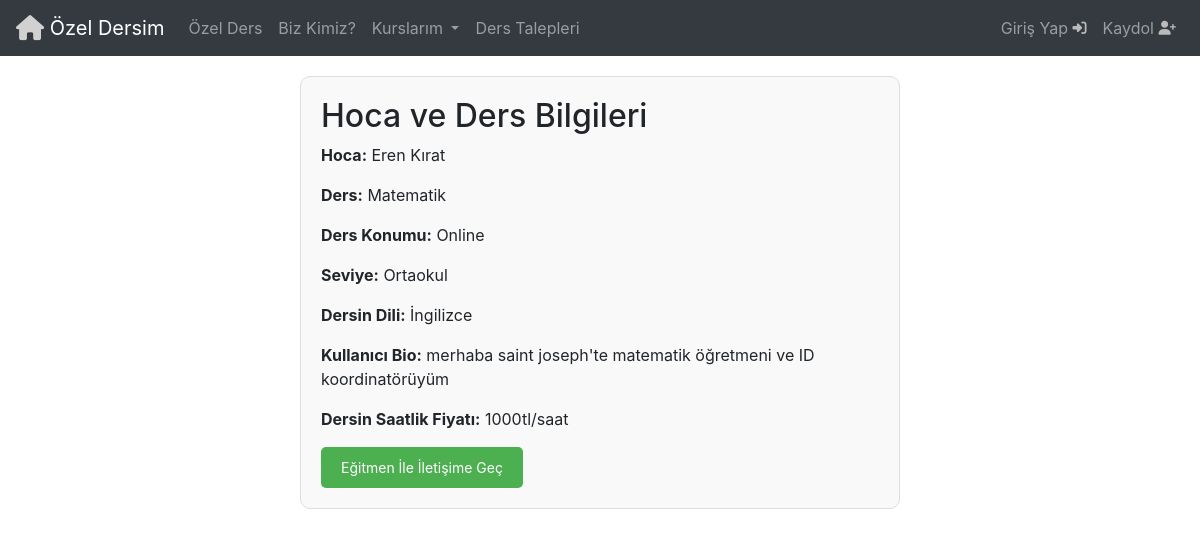
Screenshot of /hoca_detay/15 with the database file from the repository.
### Base/models.py (models this page shows, shortened)
class VerilenDersler(models.Model):
  seviye = [
    ('İlkokul', 'İlkokul'),
    ('Ortaokul', 'Ortaokul'),
    ('Lise', 'Lise'),
    ('Universite', 'Üniversite'),
    ('Yukseklisans','Yüksek Lisans'),
  ]
  ders = models.ForeignKey(Ders, on_delete=models.CASCADE)
  saatlik_ucret = models.IntegerField(validators=[MinValueValidator(0)])
  egitmen = models.ForeignKey(User, on_delete=models.CASCADE)
  ders_dili = models.ForeignKey(Dil, on_delete=models.CASCADE)
  sehir = models.ForeignKey(Sehir, on_delete=models.CASCADE)
  ders_seviyesi = models.CharField(max_length=50, choices=seviye)

class Ders(models.Model):
  ders = models.CharField(max_length=50)
  def __str__(self) :
    return self.ders

class Sehir(models.Model):
  sehir = models.CharField(max_length=50)
  def __str__(self):
    return self.sehir

class Dil(models.Model):
  dil = models.CharField(max_length=50)
  def __str__(self):
    return self.dil

class Profile(models.Model):
  secenek1 = [
    ('erkek','Erkek'),
    ('kadin','Kadın'),
  ]
  secenek2 = [
    ('egitmen','Eğitmen'),
    ('ogrenci','Öğrenci'),
  ]
  user = models.OneToOneField(User, null=True, on_delete=models.CASCADE)
  kullanici_tipi = models.CharField(max_length=50,null=False, choices=secenek2)
  bio = models.TextField(max_length=200, null=True,blank=True, default=None)
  profil_foto = models.ImageField(upload_to='avatarlar',null=True,blank=True,)
  dogum_tarihi = models.DateField(null=True, blank=True, default=None)
  cinsiyet = models.CharField(max_length=50,choices=secenek1)

### Base/views.py (the view)
# urls.py: path('hoca_detay/<str:pk>',views.hoca_detay,name='HocaDetay'),
def hoca_detay(request,pk):
   ders = VerilenDersler.objects.get(id=pk)
   user = ders.egitmen
   profile = Profile.objects.get(user=user)
   if profile.bio:
      has_bio = True
   else:
      has_bio = False
   context = {'ders' : ders, 'user' : user, 'has_bio' : has_bio}
   return render(request,'HocaDetay.html',context)

### Templates/HocaDetay.html (shortened to what this page needs)
{% include 'navbar.html' %}
<!DOCTYPE html>
<html lang="en">
  <head>
  </head>
  <body>
    <div class="container">
      <h2>Hoca ve Ders Bilgileri</h2>
      <p><strong>Hoca:</strong> {{ user.first_name }} {{ user.last_name }}</p>
      <p><strong>Ders:</strong> {{ ders.ders }}</p>
      <p><strong>Ders Konumu:</strong> {{ ders.sehir }}</p>
      <p><strong>Seviye:</strong> {{ ders.ders_seviyesi }}</p>
      <p><strong>Dersin Dili:</strong> {{ ders.ders_dili }}</p>
      {% if has_bio %}
      <p><strong>Kullanıcı Bio:</strong> {{ user.profile.bio }}</p>
      {% endif %}
      <p>
        <strong>Dersin Saatlik Fiyatı:</strong> {{ ders.saatlik_ucret }}tl/saat
      </p>
      <div class="right-actions">
        {% if request.user.is_authenticated %}
        <a
          href="{% url 'IletisimeGec2' ders.id %}"
          class="btn btn-success btn-sm btn-success-custom"
          >Eğitmen İle İletişime Geç</a
        >
        {% else %}
        <a
          href="{% url 'register' %}"
          class="btn btn-success btn-sm btn-success-custom"
          >Eğitmen İle İletişime Geç</a
        >
        {% endif %}
      </div>
    </div>
  </body>
</html>

### Templates/HocaDetay.html (style rules this page uses)
.container { max-width: 600px; margin: 20px auto; padding: 20px; border: 1px solid #ddd; border-radius: 10px; background-color: #f9f9f9; }
.btn-success-custom { background-color: #4caf50; color: white; padding: 10px 20px; border: none; border-radius: 5px; cursor: pointer; text-decoration: none; }

### rows the page displays
VerilenDersler: ders "Matematik", sehir "Online", ders_seviyesi "Ortaokul", ders_dili "İngilizce", saatlik_ucret "1000"

### other values shown
{{ user.first_name }} "Eren"
{{ user.last_name }} "Kırat"
{{ user.profile.bio }} "merhaba saint joseph'te matematik öğretmeni ve ID koordinatörüyüm"
